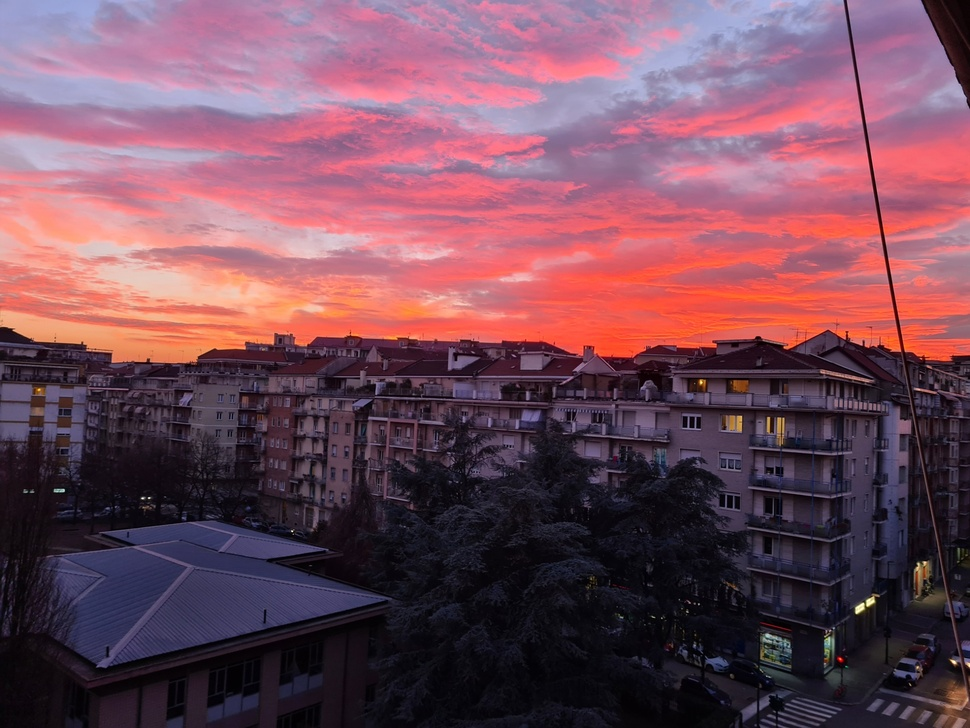
#> input picture Image processing and computer vision/lab3/img/tramonto.jpg, 970 x 728 px, shrunk from 1986 x 1490 before the run
$ python es2.py
#> lines starting #> are read from the running program, lines starting #| are printed output that depends on the picture
import cv2  # opencv
import numpy as np  # numpy
import matplotlib.pyplot as plt

location = 'img/tramonto.jpg'
tramonto = cv2.imread(location,0) #prende l'img
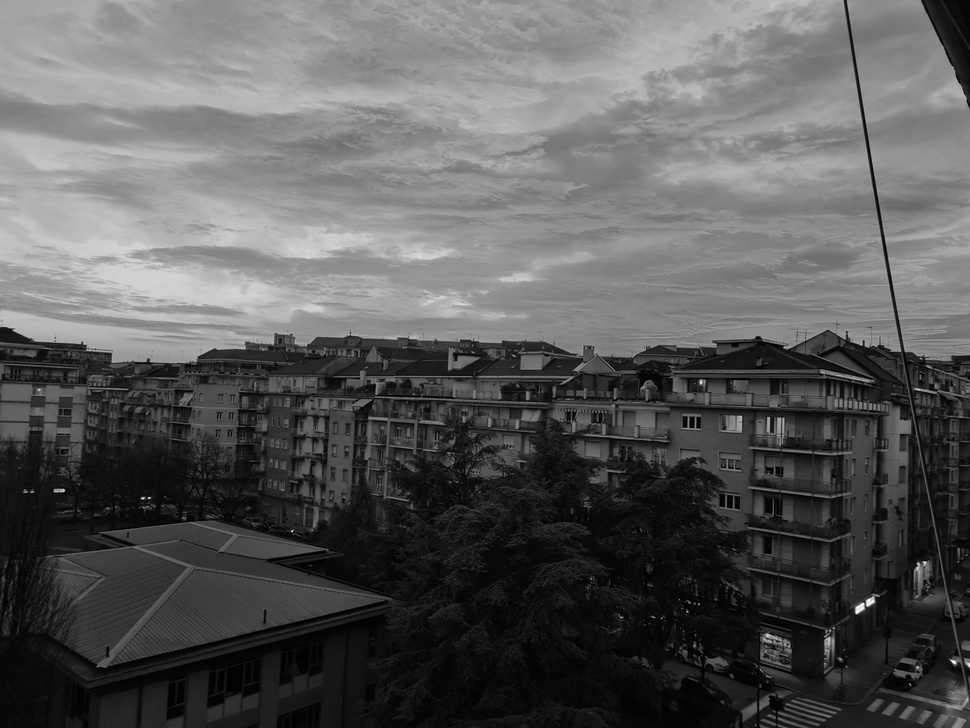
#> tramonto: shape (728, 970); min 0, max 254, mean 89.9
tramonto_complex = np.float32(tramonto) #trasformo immagine naturale in img complessa

plt.subplot(2, 2, 1).axis("off") #img mostrerà range di pixel nell'img
plt.imshow(tramonto, "gray")
plt.title("immagine Tramonto")

#TRASFORMATA DFT
complex_image_result = cv2.dft(tramonto_complex, flags=cv2.DFT_COMPLEX_OUTPUT) #DFT
dft_shift = np.fft.fftshift(complex_image_result) #shift DFT
#real_part_0 = complex_image_result[:,:,0] #real no shift
#imaginary_part_0 = complex_image_result[:,:,1] #imm no shift

real_part_shift = dft_shift[:,:,0] #real shift
imaginary_part_shift = dft_shift[:,:,1] #imm shift
magnitude = 20*np.log(cv2.magnitude(real_part_shift,imaginary_part_shift)+1) #il + 1 serve per viasualizzarla
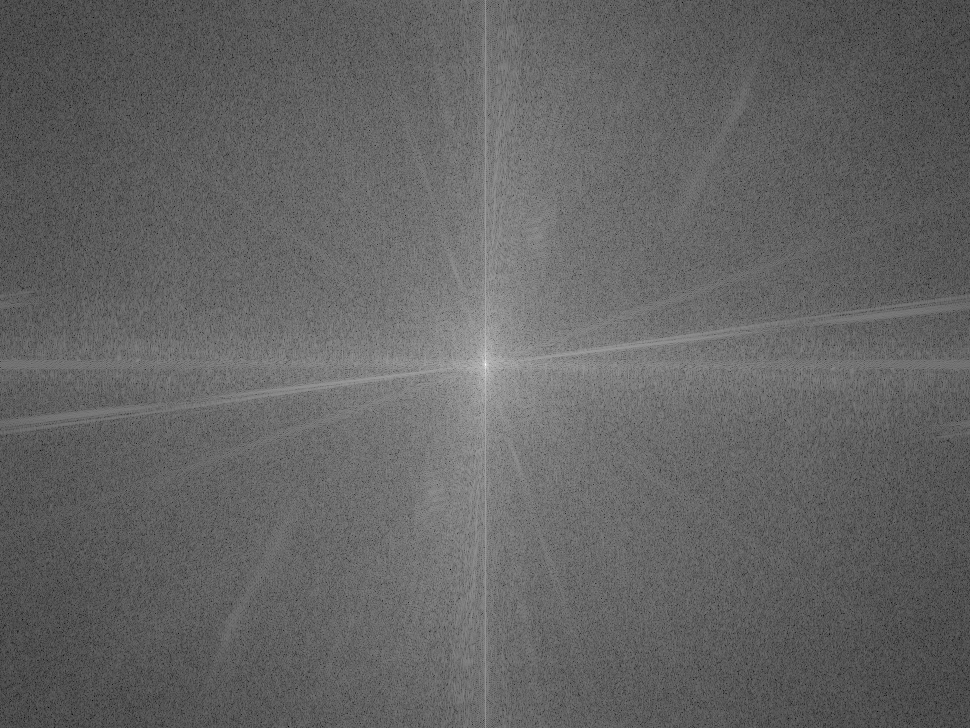
#> magnitude: shape (728, 970) float32; min 32.07, max 359.3, mean 161; drawn with min black and max white

plt.subplot(2, 2, 2).axis("off") #img mostrerà range di pixel nell'img
plt.imshow(magnitude, "gray")
plt.title("modulo")


#CREAZIONE MASCHERA/FILTRO PASSA ALTO
print(tramonto.shape)
#| (728, 970)
rows, cols = tramonto.shape
#> rows = 728; cols = 970
crow, ccol = int(rows / 2), int(cols / 2)
#> crow = 364; ccol = 485
mask = np.ones((rows, cols, 2), np.uint8)
r = 80
center = [crow, ccol]
#> center = [364, 485]
x, y = np.ogrid[:rows, :cols]
#> x = 728 values from 0 to 727
#cocordinate riga col : prende da 0 a rows, , a:cols e genera array
#di 2 elem primo array colonna e secondo array riga : finiscono X= ARRAY con 0000, 1111, 2222
mask_area = (x - center[0]) ** 2 + (y - center[1]) ** 2 <= r*r #parte interna da eliminare
mask[mask_area] = 0
tramonto_filtrato = dft_shift*mask
tramonto_filtrato_magnitude =20*np.log(cv2.magnitude(tramonto_filtrato[:,:,0], tramonto_filtrato[:,:,1])+1) #il + 1 serve per viasualizzarla
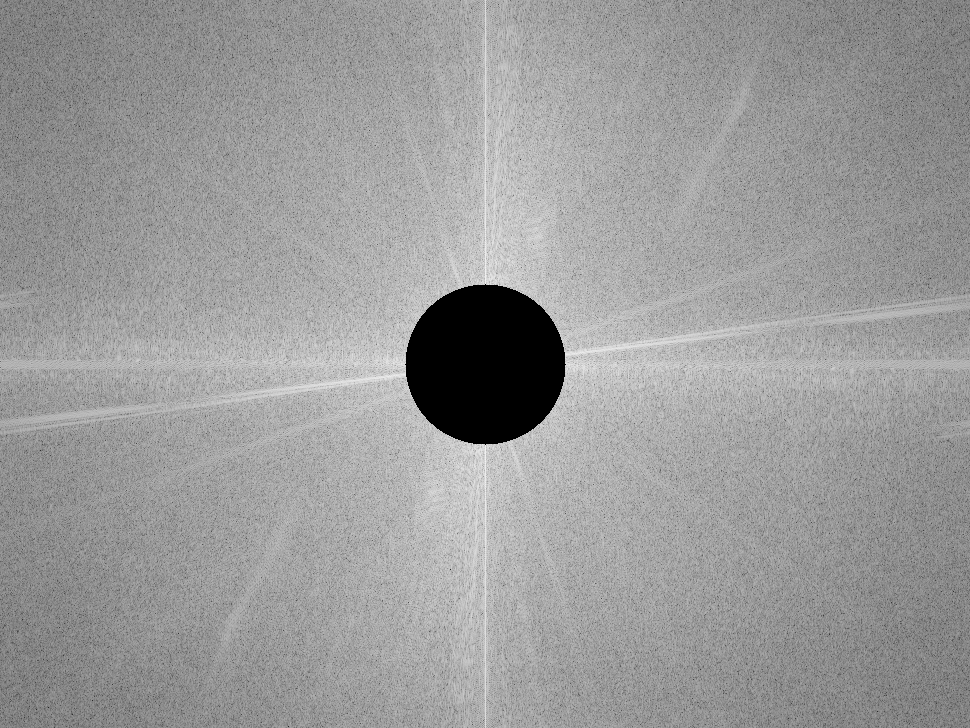
#> tramonto_filtrato_magnitude: shape (728, 970) float32; min 0, max 244.2, mean 154.9

plt.subplot(2, 2, 3).axis("off") #img mostrerà range di pixel nell'img
plt.imshow(tramonto_filtrato_magnitude, "gray")
plt.title("modulo filtrato")


f_ishift = np.fft.ifftshift(tramonto_filtrato)
img_back = cv2.idft(f_ishift)
img_back = cv2.magnitude(img_back[:, :, 0], img_back[:, :, 1])
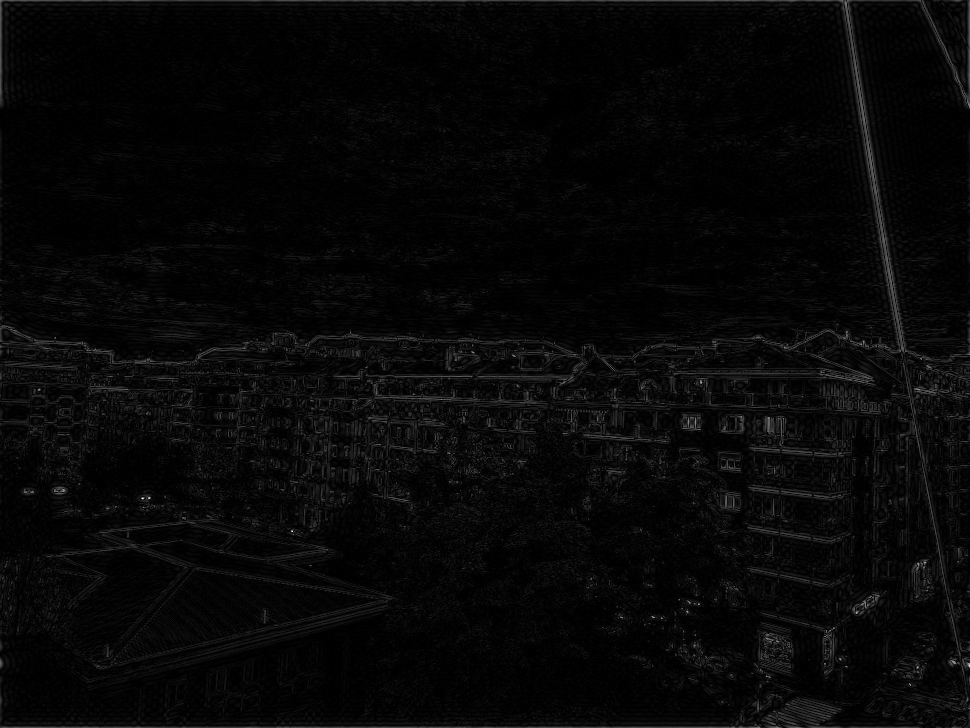
#> img_back: shape (728, 970) float32; min 6.56, max 139050992, mean 4278211; drawn with min black and max white

plt.subplot(2, 2, 4).axis("off") #img mostrerà range di pixel nell'img
plt.imshow(img_back, "gray")
plt.title("IDFT")

plt.show()
